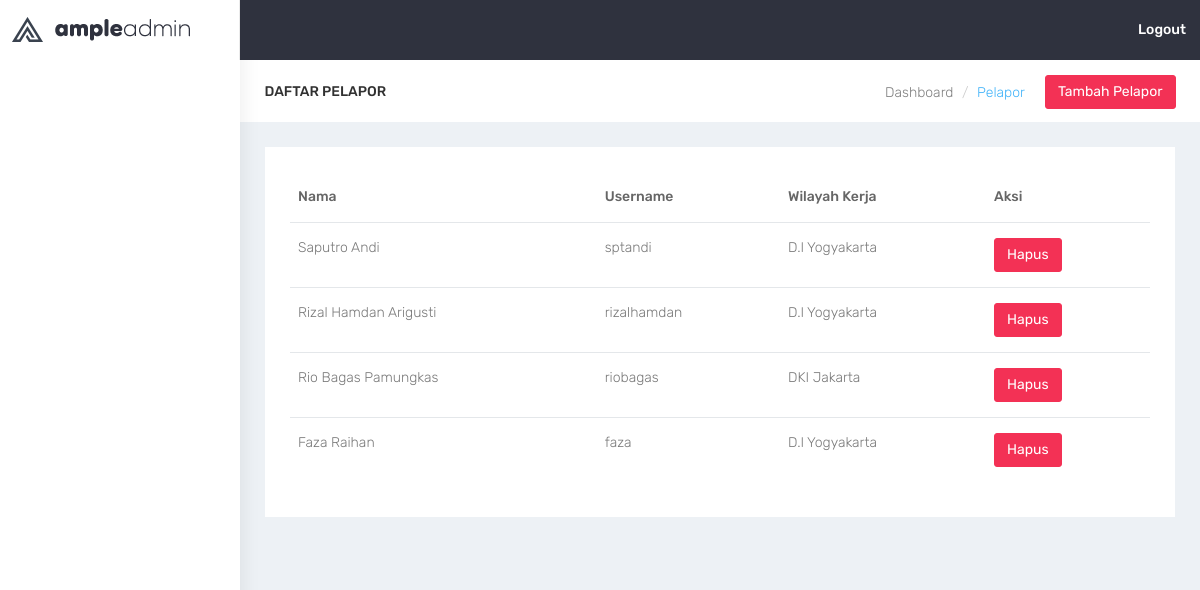
Page /index.php/c_bencana/tampilPelapor on the committed database.
### tables this page shows
CREATE TABLE `pengguna` (
  `id_pengguna` int(11) NOT NULL,
  `username` varchar(20) NOT NULL,
  `password` varchar(100) NOT NULL,
  `nama_pengguna` varchar(30) NOT NULL,
  `status_pengguna` int(11) NOT NULL,
  `id_wilayah` int(11) NOT NULL
);

CREATE TABLE `wilayah` (
  `id_wilayah` int(11) NOT NULL,
  `nama_wilayah` varchar(255) NOT NULL
);

### application/controllers/C_Bencana.php (called while the page is built, shortened)
<?php
class C_Bencana extends CI_Controller
{
	function __construct()
	{
		$this->load->library('form_validation');
		$this->load->helper('url', 'date');
		$this->load->model('M_Bencana','bencana');
		$this->load->model('M_Wilayah','wilayah');
		$this->load->model('M_Users','user');
		$this->load->model('M_Chart','chart');
	}
	function tampilPelapor() {
		$allWilayah = $this->wilayah->getAllWilayah();
		$allUser = $this->user->getAllUsers();
		$this->load->view('user/v_list_pelapor', compact('userAktif','allUser','allWilayah'));
	}
}
?>

### index.php (called while the page is built, shortened)
<?php
require_once BASEPATH.'core/CodeIgniter.php';

### application/models/M_Users.php (called while the page is built, shortened)
<?php
class M_Users extends CI_Model
{
	public function getAllUsers(){
		$hasil=$this->db->get('pengguna');
		if($hasil->num_rows()>0){
			return $hasil->result();
		}else{
			return array();
		}
	}
}
 ?>

### application/models/M_Wilayah.php (called while the page is built, shortened)
<?php
class M_Wilayah extends CI_Model
{
	function getAllWilayah(){
		$hasil=$this->db->get('wilayah');
		if($hasil->num_rows()>0){
			return $hasil->result();
		}else{
			return array();
		}
	}
}
 ?>

### application/views/user/v_list_pelapor.php (the view)
<?php $this->load->helper('html'); ?>
<!DOCTYPE html>
<html>
<head>
    <?php $this->load->view('user/header'); ?>
</head>
<body class="fix-header">
    <?php $this->load->view('menu_nav') ?>
    <div id="wrapper">
        <div id="page-wrapper">
            <div class="container-fluid">
                <div class="row bg-title">
                    <div class="col-lg-3 col-md-4 col-sm-4 col-xs-12">
                        <h4 class="page-title">Daftar Pelapor</h4>
                    </div>
                    <div class="col-lg-9 col-sm-8 col-md-8 col-xs-12">
                        <a href="<?= base_url('C_Users/addUserPelapor');?>" class="btn btn-danger pull-right m-l-20 hidden-xs hidden-sm waves-effect waves-light">Tambah Pelapor</a>
                        <ol class="breadcrumb">
                            <li><a href="<?= base_url('C_Bencana/index');?>">Dashboard</a></li>
                            <li class="active">Pelapor</li>
                        </ol>
                    </div>
                </div>
                <div class="row">
                    <div class="col-md-12">
                        <div class="white-box">
                            <div class="table-responsive">
                                <table class="table">
                                    <thead>
                                        <tr>
                                            <th>Nama</th>
                                            <th>Username</th>
                                            <th>Wilayah Kerja</th>
                                            <th>Aksi</th>
                                        </tr>
                                    </thead>
                                    <tbody>
                                        <?php foreach ($allUser as $user): ?>
                                        <?php if ($user->status_pengguna!=1): ?>
                                            <tr>
                                                <td><?php echo $user->nama_pengguna; ?></td>
                                                <td><?php echo $user->username ;?></td>
                                                <?php foreach ($allWilayah as $wilayah): ?>
                                                    <?php if ($wilayah->id_wilayah==$user->id_wilayah): ?>
                                                        <td><?php echo $wilayah->nama_wilayah ?></td>
                                                    <?php endif ?>
                                                <?php endforeach ?>
                                                <td>
                                                    <a href="<?php echo base_url('C_Users/deleteUserPelapor?id_pengguna=').$user->id_pengguna;?>" class="btn btn-danger">Hapus</a>
                                                </td>
                                            </tr>
                                        <?php endif ?>
                                    <?php endforeach ?>
                                    </tbody>
                                </table>
                            </div>
                        </div>
                    </div>
                </div>
        </div>
    </div>
</body>
</html>

### application/views/user/header.php (shortened to what this page needs)
<link rel="stylesheet" href="<?= base_url('assets/bootstrap/dist/css/bootstrap.min.css?ts=<?=time()?>')?>">
<link rel="stylesheet" href="<?= base_url('assets/bower_components/sidebar-nav/dist/sidebar-nav.min.css?ts=<?=time()?>')?>">
<link rel="stylesheet" href="<?= base_url('assets/css/animate.css?ts=<?=time()?>')?>" >
<link rel="stylesheet" href="<?= base_url('assets/css/style.css?ts=<?=time()?>')?>" >
<link rel="stylesheet" id="theme" href="<?= base_url('assets/css/colors/default.css?ts=<?=time()?>')?>"  >

### application/views/menu_nav.php (shortened to what this page needs)
<div id="wrapper">
        <nav class="navbar navbar-default navbar-static-top m-b-0" >
            <div class="navbar-header" >
                <div class="top-left-part">
                    <a class="logo" href="index.html">
                        <b>
                        <img src="<?= base_url('assets/images/admin-logo-dark.png?ts=<?=time()?>')?>" alt="home" class="light-logo" />
                     </b>
                        <span class="hidden-xs">
                        <img src="<?= base_url('assets/images/admin-text-dark.png?ts=<?=time()?>')?>" alt="home" class="light-logo" />
                     </span> </a>
                </div>
                <ul class="nav navbar-top-links navbar-right pull-right">
                    <li>
                        <a class="profile-pic" href="<?= base_url('C_Users/logout');?>"><b class="hidden-xs">Logout</b></a>
                    </li>
                </ul>
            </div>
        </nav>
        <div class="navbar-default sidebar" role="navigation">
            <div class="sidebar-nav slimscrollsidebar">
                <div class="sidebar-head">
                    <h3><span class="fa-fw open-close"><i class="ti-close ti-menu"></i></span> <span class="hide-menu">Navigation</span></h3>
                </div>
            </div>
        </div>
</div>

### assets/css/colors/default.css (style rules this page uses)
body { background: #fff; }
.top-left-part { background: #fff; }
.top-left-part .light-logo { display: inline-block; }
.navbar-header { background: #2f323e; }
.navbar-top-links > li > a { color: #ffffff; }
.sidebar .sidebar-head { background: #ffffff; }
.sidebar .sidebar-head h3 { color: #686868; }
.bg-title .breadcrumb .active { color: #41b3f9; }
.sidebar { background: #fff; box-shadow: 1px 0px 20px rgba(0, 0, 0, 0.08); }

### rows in the picture
pengguna: nama_pengguna "Saputro Andi", username "sptandi"
wilayah: nama_wilayah "D.I Yogyakarta"
pengguna: nama_pengguna "Rizal Hamdan Arigusti", username "rizalhamdan"
pengguna: nama_pengguna "Rio Bagas Pamungkas", username "riobagas"
wilayah: nama_wilayah "DKI Jakarta"
pengguna: nama_pengguna "Faza Raihan", username "faza"
